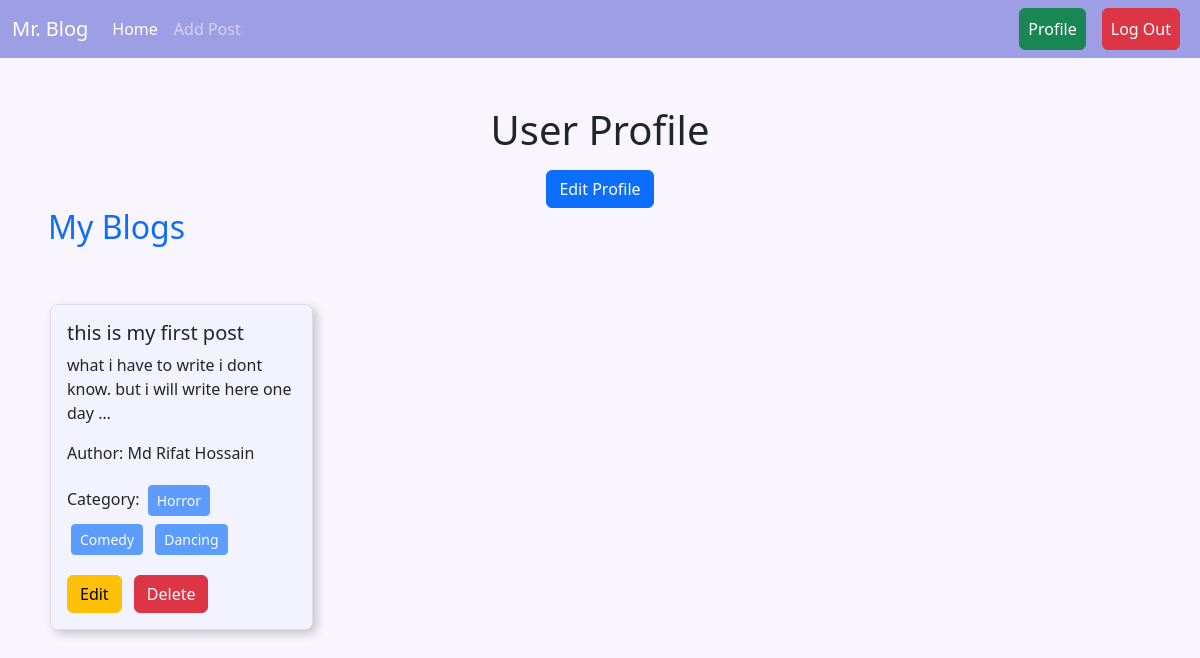
Screenshot of /author/profile/ (signed in) with the database file from the repository.
### posts/models.py (models this page shows, shortened)
class Post(models.Model):
    title = models.CharField(max_length = 50)
    content = models.TextField()
    category = models.ManyToManyField(Category) # eta post er moddhe multiple category thakte pare, abar ekta category multiple post er moddhe thakte pare.
    author = models.ForeignKey(User, on_delete=models.CASCADE) #models.CASCADE er mane holo, jodi amra kono Author ke delete kore dei tahole tar sob details delete hoye jabe.

### categories/models.py (models this page shows, shortened)
class Category(models.Model):
    name = models.CharField(max_length=100)
    slug = models.SlugField(max_length=100, null=True, blank=True, unique=True)

### author/views.py (the view)
# urls.py: path('profile/', views.profile, name='profile'),
@login_required
def profile(request):
    data = Post.objects.filter(author=request.user)
    return render(request,'profile.html', {'data': data})

### author/templates/profile.html
{% extends 'base.html' %}
{% load crispy_forms_tags %}
{% block content %}
    <div class="text-center mt-5">
    <h1 class="mb-3">User Profile</h1>
    <a class="btn btn-primary" href="{% url 'editprofile'%}">Edit Profile</a>
    <h2 class="text-start mx-5 text-primary">My Blogs</h2>
</div>
    <div class="all_task pinterest-layout">
        {% for post in data %}
                <div class="card">
                    <div class="card-body">
                        <h5 class="card-title">{{post.title}}</h5>
                        <p class="card-text">{{post.content|truncatewords:15}}</p>
                        <p>Author: {{post.author.first_name}}</p>
                        <p>Category:
                        {% for cat in post.category.all %}
                            <button class="btn btn-primary btn-sm mx-1 my-1" disabled>{{cat.name}}</button>
                        {% endfor %}
                        </p>
                        <a href="{% url 'edit_post' post.id %}" class="btn btn-warning">Edit</a>
                        <a href="{% url 'delete_post' post.id%}" class="btn btn-danger ms-2">Delete</a>
                    </div>
                </div>
        {% endfor %}
      </div>
{% endblock %}

### templates/base.html (style rules this page uses)
body { background-color:rgb(248, 245, 255); }
.all_task { column-width: 250px; padding: 50px; }
.card { margin: 0 0 15px; width: 100%; max-width: 400px; background: #fff; border: 1px solid #ddd; border-radius: 8px; box-shadow: 4px 4px 10px rgba(0, 0, 0, 0.2); overflow: auto; transition: transform 0.3s ease; }
.card-body { background-color:#f3f3ff; }

### rows the page displays
Post: title "this is my first post", content "what i have to write i dont know. but i will write here one day …", author.first_name "Md Rifat Hossain"
Category: name "Horror"
Category: name "Comedy"
Category: name "Dancing"
